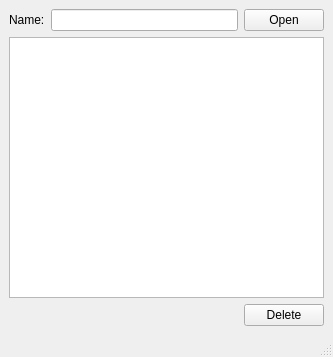
<?xml version="1.0" encoding="UTF-8"?>
<ui version="4.0">
 <class>drag_n_drop</class>
 <widget class="QMainWindow" name="drag_n_drop">
  <property name="geometry">
   <rect>
    <x>0</x>
    <y>0</y>
    <width>333</width>
    <height>357</height>
   </rect>
  </property>
  <property name="windowTitle">
   <string>MainWindow</string>
  </property>
  <widget class="QWidget" name="centralwidget">
   <layout class="QVBoxLayout" name="verticalLayout">
    <item>
     <layout class="QHBoxLayout" name="horizontalLayout_2">
      <item>
       <widget class="QLabel" name="label">
        <property name="text">
         <string>Name:</string>
        </property>
       </widget>
      </item>
      <item>
       <widget class="QLineEdit" name="lineEdit_name"/>
      </item>
      <item>
       <widget class="QPushButton" name="pushButton_open">
        <property name="text">
         <string>Open</string>
        </property>
       </widget>
      </item>
     </layout>
    </item>
    <item>
     <widget class="QListWidget" name="listWidget"/>
    </item>
    <item>
     <layout class="QHBoxLayout" name="horizontalLayout">
      <item>
       <spacer name="horizontalSpacer">
        <property name="orientation">
         <enum>Qt::Horizontal</enum>
        </property>
        <property name="sizeHint" stdset="0">
         <size>
          <width>40</width>
          <height>20</height>
         </size>
        </property>
       </spacer>
      </item>
      <item>
       <widget class="QPushButton" name="pushButton_delete">
        <property name="text">
         <string>Delete</string>
        </property>
       </widget>
      </item>
     </layout>
    </item>
   </layout>
  </widget>
  <widget class="QMenuBar" name="menubar">
   <property name="geometry">
    <rect>
     <x>0</x>
     <y>0</y>
     <width>333</width>
     <height>22</height>
    </rect>
   </property>
  </widget>
  <widget class="QStatusBar" name="statusbar"/>
 </widget>
 <resources/>
 <connections/>
</ui>
